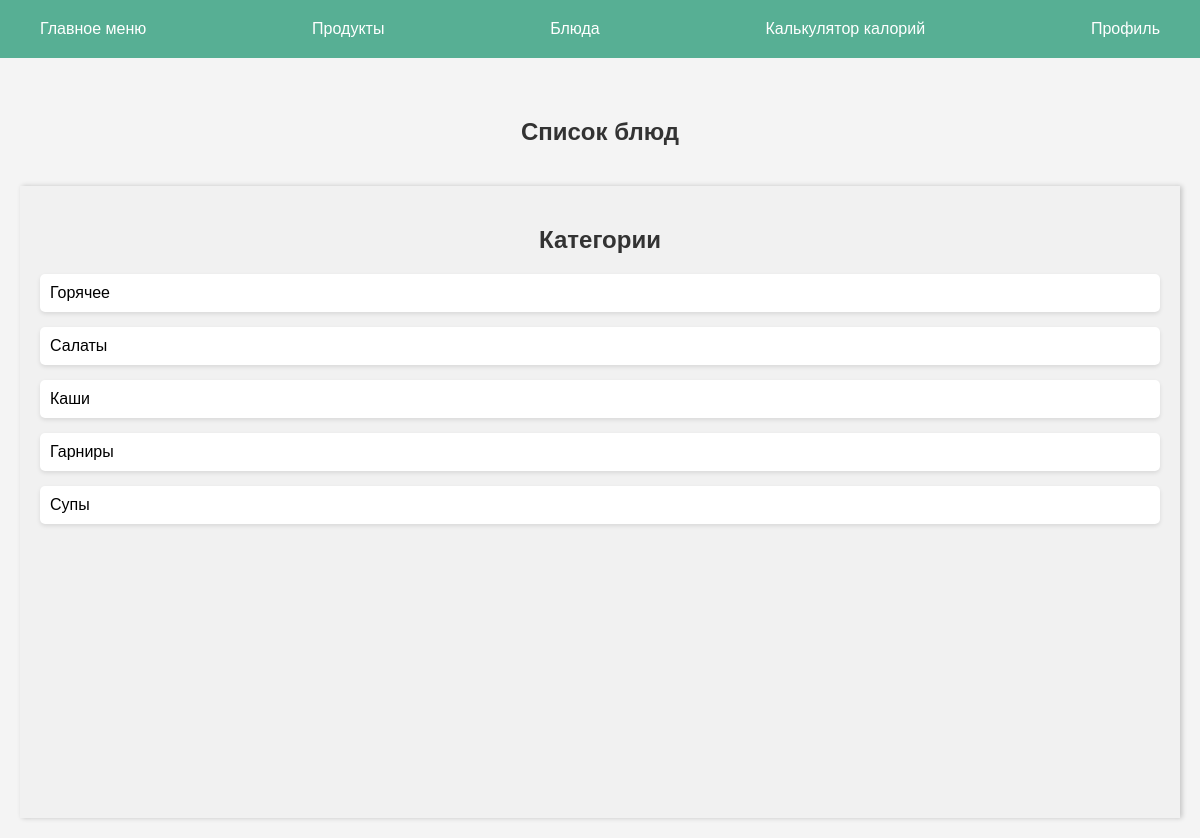
/dishes, run on an earlier commit of the app's database.
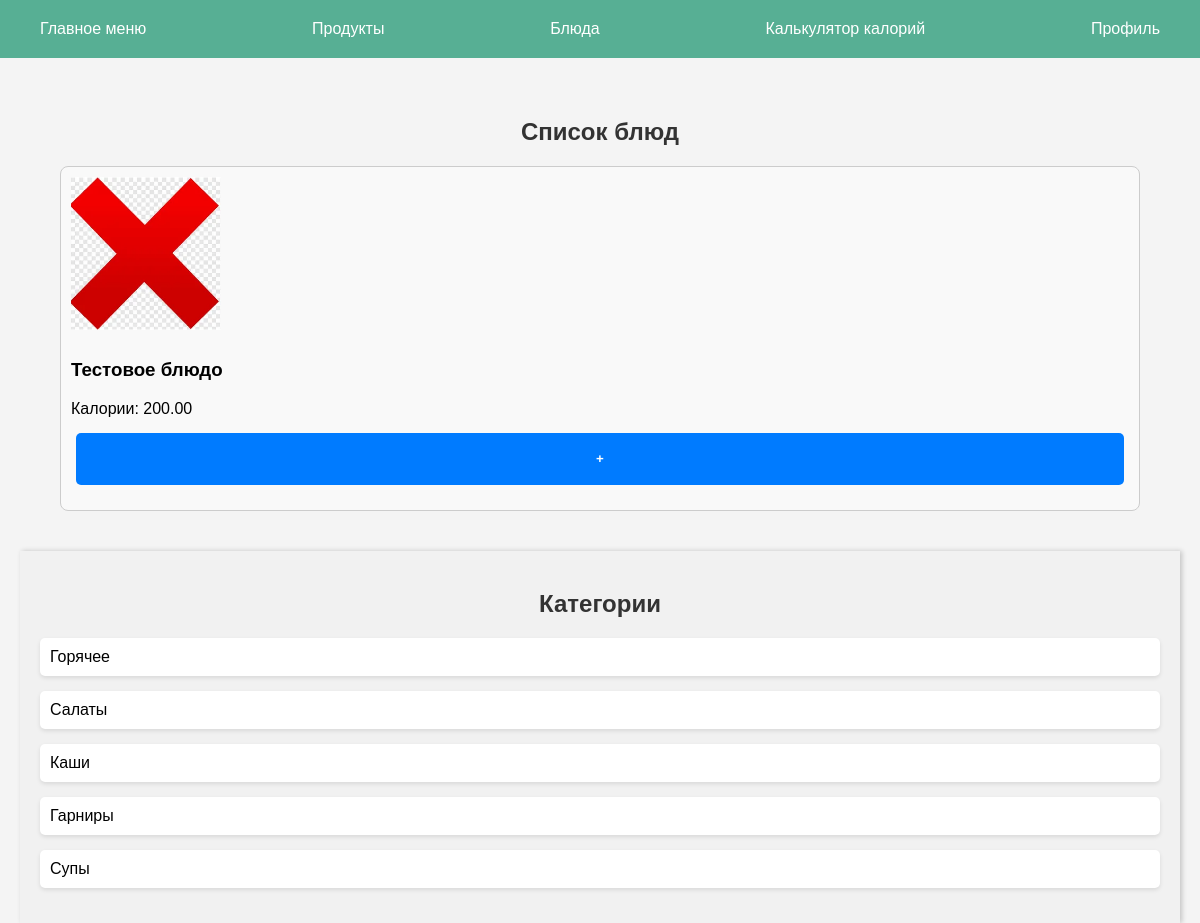
And on a later commit of the database.
### catalog/models.py (models this page shows, shortened)
class Dish(models.Model):
    name = CharField(max_length=50, unique=True)
    images = ImageField(upload_to='images/dishes/', null=True, blank=True)
    recipes = TextField(null=True)
    proteins = DecimalField(max_digits=5, decimal_places=2)
    fats = DecimalField(max_digits=5, decimal_places=2)
    carbs = DecimalField(max_digits=5, decimal_places=2)
    kcals = DecimalField(max_digits=5, decimal_places=2)
    categorys = CharField(max_length=50, null=True)
    areas = CharField(max_length=50, null=True)
    class Meta:
        db_table = 'dishes'

### catalog/views.py (the view)
# urls.py: path('dishes', catalog.views.dishes, name='dishes'),
def dishes(request):
    dishes_list = models.Dish.objects.prefetch_related('ingredients__product').all()
    for dish in dishes_list:
        dish.ingredients_list = ', '.join([f"{ingredient.product.name}: {ingredient.weight} гр." for ingredient in dish.ingredients.all()])
    return render(request, 'dishes.html', {
        'dishes': dishes_list
    })

### templates/dishes.html (shortened to what this page needs)
<!DOCTYPE html>
{% extends "base.html" %}
{% load static %}
{% block content %}
<link rel="stylesheet" href="./static/css/dishes.css">
<div id="main-content">
    <div class="column">
        <h2>Список блюд</h2>
        <div id="dish-list">
            <form method="post" action="{% url 'add_user_dish' %}">
                {% for dish in dishes %}
                    <div class="dish-block">
                        <div class="dish-form" onclick="openDishModal('{{ dish.id }}', '{{ dish.name }}', '{{ dish.images }}', '{{ dish.kcals }}', '{{ dish.proteins }}', '{{ dish.fats }}', '{{ dish.carbs }}', '{{ dish.recipes|escapejs }}', '{{ dish.ingredients_list|escapejs }}')" data-category="{{ dish.categorys }}">
                            {% if dish.images %}
                                <img src="{{ dish.images }}" alt="{{ dish.name }}" class="dish-image" style="width: 200px; height: auto;">
                            {% else %}
                                <img src="{% static 'images/dishes/img_none.png' %}" alt="Изображение отсутствует" class="dish-image" style="width: 150px; height: auto;">
                            {% endif %}
                            <div class="dish-details">
                                <h3 class="dish-name-value">{{ dish.name }}</h3>
                                <div>
                                    <label class="dish-calories">Калории:</label>
                                    <span class="dish-calories-value">{{ dish.kcals }}</span>
                                </div>
                            </div>
                        </div>
                        <div class="add-button-container">
                            <form method="POST" action="{% url 'add_user_dish' %}">
                                <button class="save-button" type="submit">
                                    <span class="plus-icon">+</span>
                                </button>
                            </form>
                        </div>
                    </div>
                {% endfor %}
            </form>
        </div>
    </div>
    <div id="category-sidebar">
        <h2>Категории</h2>
        <ul id="category-list">
            <li onclick="filterByCategory('горячее')">Горячее</li>
            <li onclick="filterByCategory('салаты')">Салаты</li>
            <li onclick="filterByCategory('каши')">Каши</li>
            <li onclick="filterByCategory('гарниры')">Гарниры</li>
            <li onclick="filterByCategory('супы')">Супы</li>
        </ul>
    </div>
</div>
{% endblock %}

What changed in the data, as far as the page shows it:
added Dish: name "Тестовое блюдо", kcals "200.00"
